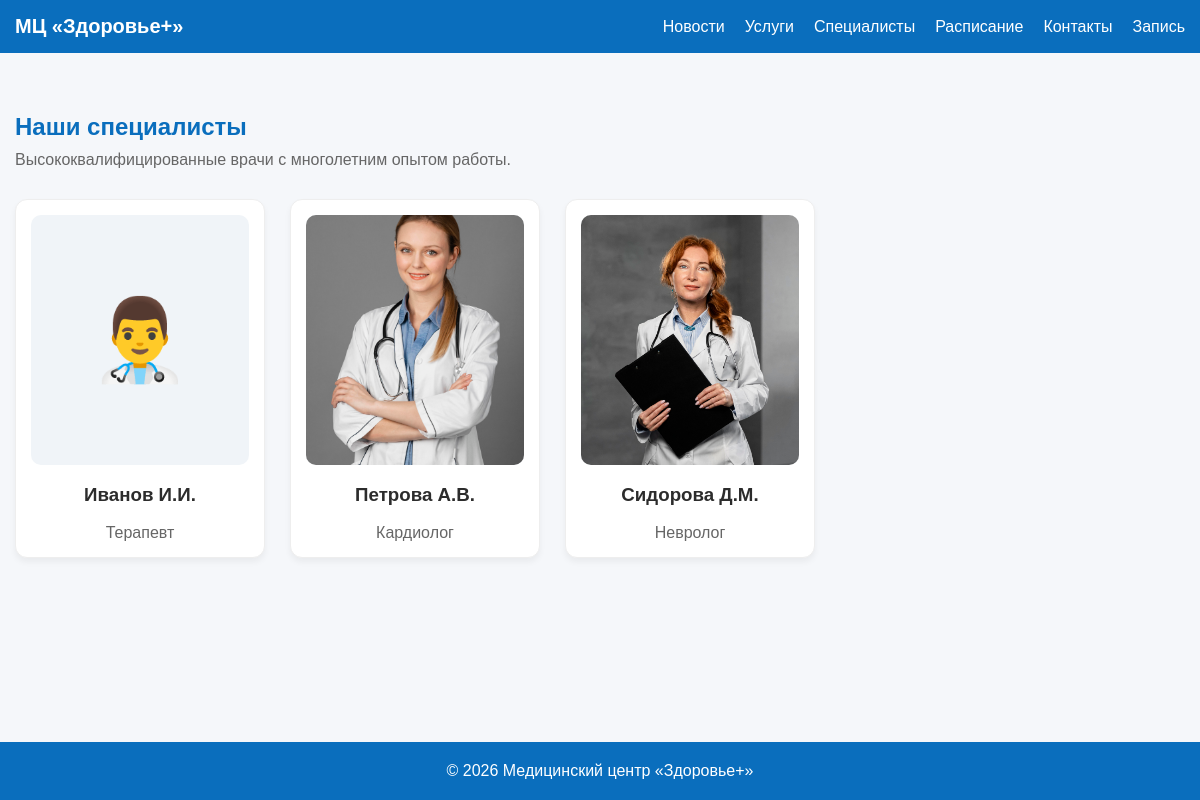
The app's page /doctors.php with its own data.
### tables this page shows
CREATE TABLE doctors (
    id INT AUTO_INCREMENT PRIMARY KEY,
    name VARCHAR(255),
    specialty VARCHAR(255),
    photo VARCHAR(255)
);

### src/doctors.php (the view)
<?php
require __DIR__ . '/config/db.php';
require __DIR__ . '/templates/header.php';
require __DIR__ . '/templates/nav.php';
$doctorsStmt = $pdo->query('SELECT name, specialty, photo FROM doctors');
?>
<main class="main">
    <section class="section">
        <h2 class="section__title" id="doctors">Наши специалисты</h2>
        <p class="section__subtitle">Высококвалифицированные врачи с многолетним опытом работы.</p>
        <div class="doctors">
            <?php foreach ($doctorsStmt as $doctor): ?>
                <div class="doctor-card">
                    <div class="doctor-card__image-container">
                        <?php if ($doctor['photo'] && file_exists(__DIR__ . '/img/' . $doctor['photo'])): ?>
                            <img src="img/<?= htmlspecialchars($doctor['photo']) ?>" alt="" class="doctor-card__photo">
                        <?php else: ?>
                            <div class="doctor-card__photo-placeholder">👨‍⚕️</div>
                        <?php endif; ?>
                    </div>
                    <h3 class="doctor-card__name"><?= htmlspecialchars($doctor['name']) ?></h3>
                    <p class="doctor-card__specialty"><?= htmlspecialchars($doctor['specialty']) ?></p>
                </div>
            <?php endforeach; ?>
        </div>
    </section>
</main>
<?php require __DIR__ . '/templates/footer.php'; ?>

### src/templates/header.php (shortened to what this page needs)
<!DOCTYPE html>
<html lang="ru">
<head>
    <link rel="stylesheet" href="css/main.css">
</head>
<body class="page">

### src/templates/nav.php
<header class="header">
    <div class="header__container">
        <div class="header__brand">
            <span class="header__title">МЦ «Здоровье+»</span>
        </div>
        <nav class="nav">
            <a class="nav__link" href="/">Новости</a>
            <a class="nav__link" href="/services.php">Услуги</a>
            <a class="nav__link" href="/doctors.php">Специалисты</a>
            <a class="nav__link" href="/schedule.php">Расписание</a>
            <a class="nav__link" href="/contacts.php">Контакты</a>
            <a class="nav__link" href="/appointment.php">Запись</a>
        </nav>
    </div>
</header>

### src/templates/footer.php
<footer class="footer">
    <p class="footer__text">
        © <?= date('Y') ?> Медицинский центр «Здоровье+»
    </p>
</footer>
</body>
</html>

### src/css/main.css (style rules this page uses)
:root { --primary: #0a6ebd; --secondary: #eaf3fb; --text: #2c2c2c; }
* { box-sizing: border-box; }
body.page { margin: 0; font-family: Arial, sans-serif; color: var(--text); background: #f5f7fa; display: flex; flex-direction: column; min-height: 100vh; }
.header { background: var(--primary); color: #fff; }
.header__container { max-width: 1200px; margin: auto; padding: 15px; display: flex; justify-content: space-between; align-items: center; }
.header__brand { display: flex; align-items: center; gap: 10px; }
.header__title { font-size: 1.25rem; font-weight: bold; }
.nav { display: flex; }
.nav__link { color: #fff; text-decoration: none; margin-left: 20px; font-weight: 500; }
.main { flex: 1; }
.section { max-width: 1200px; margin: auto; padding: 40px 15px; }
.section__title { margin-bottom: 25px; color: var(--primary); }
.section__subtitle { margin-top: -15px; margin-bottom: 30px; color: #666; }
.doctors { display: flex; gap: 25px; flex-wrap: wrap; }
.doctor-card { background: #fff; width: 250px; padding: 15px; border-radius: 12px; text-align: center; box-shadow: 0 4px 6px rgba(0,0,0,0.05); border: 1px solid #eee; transition: transform 0.2s; }
.doctor-card__image-container { width: 100%; height: 250px; border-radius: 10px; background: #f0f4f8; margin-bottom: 15px; overflow: hidden; display: flex; align-items: center; justify-content: center; }
.doctor-card__photo { width: 100%; height: 100%; object-fit: cover; }
.doctor-card__photo-placeholder { font-size: 5rem; }
.doctor-card__specialty { margin: 0; color: #666; }
.footer { background: var(--primary); color: #fff; text-align: center; padding: 20px; margin-top: 40px; }
.footer__text { margin: 0; }

### records on screen
doctors: name "Иванов И.И.", specialty "Терапевт"
doctors: photo (picture), name "Петрова А.В.", specialty "Кардиолог"
doctors: photo (picture), name "Сидорова Д.М.", specialty "Невролог"
